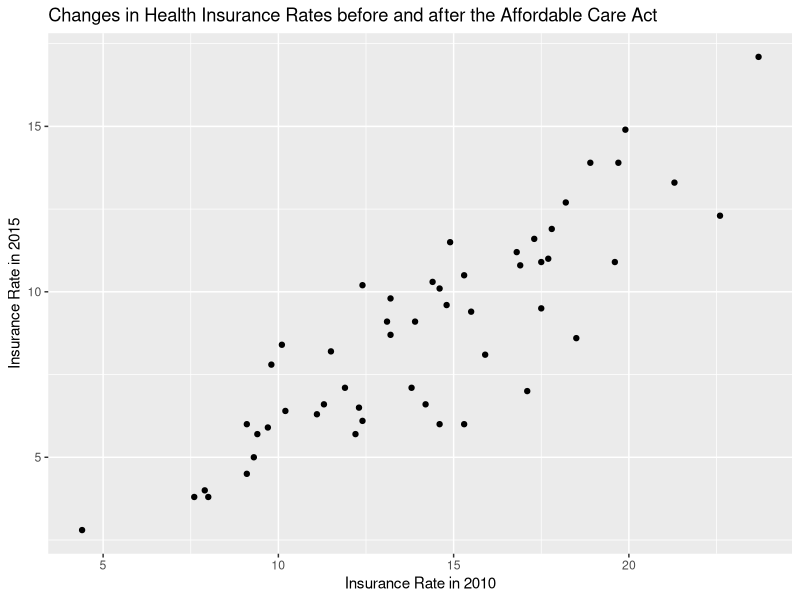
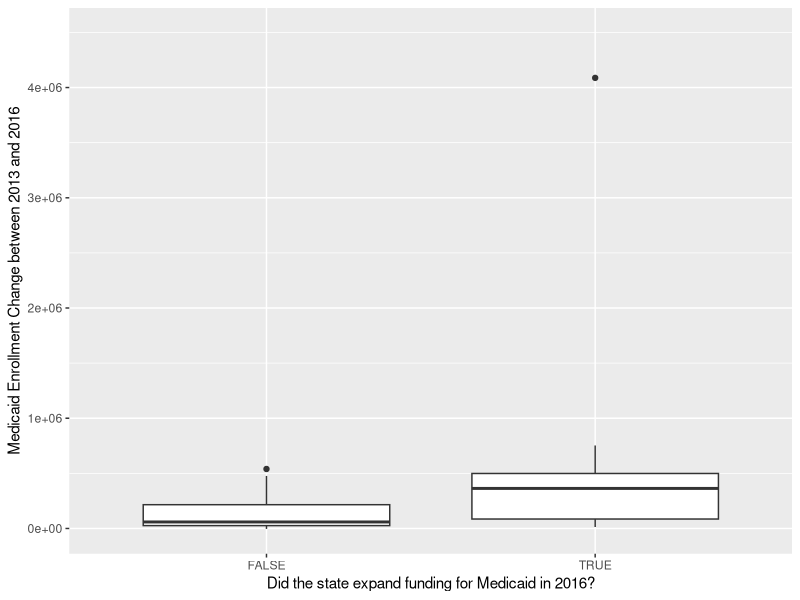

These charts were generated, in order, by the following R code:
library(tidyverse)

insurance <- read.csv("data/raw/states.csv")

insurance$Uninsured.Rate..2010. <- as.numeric(str_replace_all(insurance$Uninsured.Rate..2010., "%", ""))

insurance$Uninsured.Rate..2015. <- as.numeric(str_replace_all(insurance$Uninsured.Rate..2015., "%", ""))


ggplot(data = insurance, mapping = aes(x = Uninsured.Rate..2010., y = Uninsured.Rate..2015.)) +
  geom_point() +
  labs(x = "Insurance Rate in 2010", y = "Insurance Rate in 2015", 
       title = "Changes in Health Insurance Rates before and after the Affordable Care Act")

medicaid_clean <- insurance %>%
  filter(State.Medicaid.Expansion..2016. == TRUE | State.Medicaid.Expansion..2016. == FALSE)

ggplot(data = medicaid_clean, mapping = aes(x = State.Medicaid.Expansion..2016., y = Medicaid.Enrollment.Change..2013.2016.)) +
  geom_boxplot() +
  ylim(-4000, 4500000) +
  labs(x = "Did the state expand funding for Medicaid in 2016?", y = "Medicaid Enrollment Change between 2013 and 2016")
  
  
  